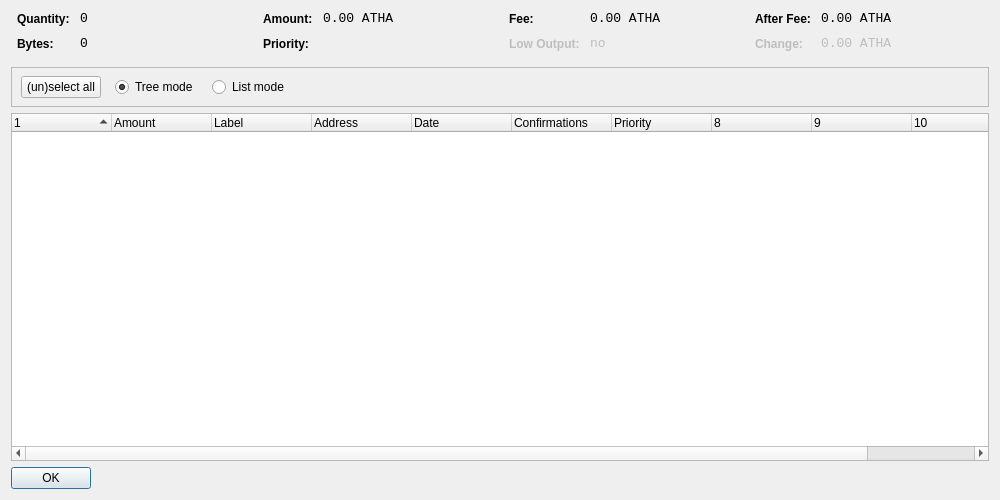
<?xml version="1.0" encoding="UTF-8"?>
<ui version="4.0">
 <class>CoinControlDialog</class>
 <widget class="QDialog" name="CoinControlDialog">
  <property name="geometry">
   <rect>
    <x>0</x>
    <y>0</y>
    <width>1000</width>
    <height>500</height>
   </rect>
  </property>
  <property name="windowTitle">
   <string>Coin Control</string>
  </property>
  <layout class="QVBoxLayout" name="verticalLayout">
   <item>
    <layout class="QHBoxLayout" name="horizontalLayoutTop" stretch="0,0,0,0">
     <property name="topMargin">
      <number>0</number>
     </property>
     <property name="bottomMargin">
      <number>10</number>
     </property>
     <item>
      <layout class="QFormLayout" name="formLayoutCoinControl1">
       <property name="horizontalSpacing">
        <number>10</number>
       </property>
       <property name="verticalSpacing">
        <number>10</number>
       </property>
       <property name="leftMargin">
        <number>6</number>
       </property>
       <property name="rightMargin">
        <number>6</number>
       </property>
       <item row="0" column="0">
        <widget class="QLabel" name="labelCoinControlQuantityText">
         <property name="styleSheet">
          <string notr="true">font-weight:bold;</string>
         </property>
         <property name="text">
          <string>Quantity:</string>
         </property>
        </widget>
       </item>
       <item row="0" column="1">
        <widget class="QLabel" name="labelCoinControlQuantity">
         <property name="font">
          <font>
           <family>Monospace</family>
           <pointsize>10</pointsize>
          </font>
         </property>
         <property name="cursor">
          <cursorShape>IBeamCursor</cursorShape>
         </property>
         <property name="contextMenuPolicy">
          <enum>Qt::ActionsContextMenu</enum>
         </property>
         <property name="text">
          <string notr="true">0</string>
         </property>
         <property name="textInteractionFlags">
          <set>Qt::LinksAccessibleByMouse|Qt::TextSelectableByKeyboard|Qt::TextSelectableByMouse</set>
         </property>
        </widget>
       </item>
       <item row="1" column="0">
        <widget class="QLabel" name="labelCoinControlBytesText">
         <property name="styleSheet">
          <string notr="true">font-weight:bold;</string>
         </property>
         <property name="text">
          <string>Bytes:</string>
         </property>
        </widget>
       </item>
       <item row="1" column="1">
        <widget class="QLabel" name="labelCoinControlBytes">
         <property name="font">
          <font>
           <family>Monospace</family>
           <pointsize>10</pointsize>
          </font>
         </property>
         <property name="cursor">
          <cursorShape>IBeamCursor</cursorShape>
         </property>
         <property name="contextMenuPolicy">
          <enum>Qt::ActionsContextMenu</enum>
         </property>
         <property name="text">
          <string notr="true">0</string>
         </property>
         <property name="textInteractionFlags">
          <set>Qt::LinksAccessibleByMouse|Qt::TextSelectableByKeyboard|Qt::TextSelectableByMouse</set>
         </property>
        </widget>
       </item>
      </layout>
     </item>
     <item>
      <layout class="QFormLayout" name="formLayoutCoinControl2">
       <property name="horizontalSpacing">
        <number>10</number>
       </property>
       <property name="verticalSpacing">
        <number>10</number>
       </property>
       <property name="leftMargin">
        <number>6</number>
       </property>
       <property name="rightMargin">
        <number>6</number>
       </property>
       <item row="0" column="0">
        <widget class="QLabel" name="labelCoinControlAmountText">
         <property name="styleSheet">
          <string notr="true">font-weight:bold;</string>
         </property>
         <property name="text">
          <string>Amount:</string>
         </property>
        </widget>
       </item>
       <item row="0" column="1">
        <widget class="QLabel" name="labelCoinControlAmount">
         <property name="font">
          <font>
           <family>Monospace</family>
           <pointsize>10</pointsize>
          </font>
         </property>
         <property name="cursor">
          <cursorShape>IBeamCursor</cursorShape>
         </property>
         <property name="contextMenuPolicy">
          <enum>Qt::ActionsContextMenu</enum>
         </property>
         <property name="text">
          <string notr="true">0.00 ATHA</string>
         </property>
         <property name="textInteractionFlags">
          <set>Qt::LinksAccessibleByMouse|Qt::TextSelectableByKeyboard|Qt::TextSelectableByMouse</set>
         </property>
        </widget>
       </item>
       <item row="1" column="0">
        <widget class="QLabel" name="labelCoinControlPriorityText">
         <property name="styleSheet">
          <string notr="true">font-weight:bold;</string>
         </property>
         <property name="text">
          <string>Priority:</string>
         </property>
        </widget>
       </item>
       <item row="1" column="1">
        <widget class="QLabel" name="labelCoinControlPriority">
         <property name="font">
          <font>
           <family>Monospace</family>
           <pointsize>10</pointsize>
          </font>
         </property>
         <property name="cursor">
          <cursorShape>IBeamCursor</cursorShape>
         </property>
         <property name="contextMenuPolicy">
          <enum>Qt::ActionsContextMenu</enum>
         </property>
         <property name="text">
          <string/>
         </property>
         <property name="textInteractionFlags">
          <set>Qt::LinksAccessibleByMouse|Qt::TextSelectableByKeyboard|Qt::TextSelectableByMouse</set>
         </property>
        </widget>
       </item>
      </layout>
     </item>
     <item>
      <layout class="QFormLayout" name="formLayoutCoinControl3">
       <property name="horizontalSpacing">
        <number>10</number>
       </property>
       <property name="verticalSpacing">
        <number>10</number>
       </property>
       <property name="leftMargin">
        <number>6</number>
       </property>
       <property name="rightMargin">
        <number>6</number>
       </property>
       <item row="0" column="0">
        <widget class="QLabel" name="labelCoinControlFeeText">
         <property name="styleSheet">
          <string notr="true">font-weight:bold;</string>
         </property>
         <property name="text">
          <string>Fee:</string>
         </property>
        </widget>
       </item>
       <item row="0" column="1">
        <widget class="QLabel" name="labelCoinControlFee">
         <property name="font">
          <font>
           <family>Monospace</family>
           <pointsize>10</pointsize>
          </font>
         </property>
         <property name="cursor">
          <cursorShape>IBeamCursor</cursorShape>
         </property>
         <property name="contextMenuPolicy">
          <enum>Qt::ActionsContextMenu</enum>
         </property>
         <property name="text">
          <string notr="true">0.00 ATHA</string>
         </property>
         <property name="textInteractionFlags">
          <set>Qt::LinksAccessibleByMouse|Qt::TextSelectableByKeyboard|Qt::TextSelectableByMouse</set>
         </property>
        </widget>
       </item>
       <item row="1" column="0">
        <widget class="QLabel" name="labelCoinControlLowOutputText">
         <property name="enabled">
          <bool>false</bool>
         </property>
         <property name="styleSheet">
          <string notr="true">font-weight:bold;</string>
         </property>
         <property name="text">
          <string>Low Output:</string>
         </property>
        </widget>
       </item>
       <item row="1" column="1">
        <widget class="QLabel" name="labelCoinControlLowOutput">
         <property name="enabled">
          <bool>false</bool>
         </property>
         <property name="font">
          <font>
           <family>Monospace</family>
           <pointsize>10</pointsize>
          </font>
         </property>
         <property name="cursor">
          <cursorShape>IBeamCursor</cursorShape>
         </property>
         <property name="contextMenuPolicy">
          <enum>Qt::ActionsContextMenu</enum>
         </property>
         <property name="text">
          <string notr="true">no</string>
         </property>
         <property name="textInteractionFlags">
          <set>Qt::LinksAccessibleByMouse|Qt::TextSelectableByKeyboard|Qt::TextSelectableByMouse</set>
         </property>
        </widget>
       </item>
      </layout>
     </item>
     <item>
      <layout class="QFormLayout" name="formLayoutCoinControl4">
       <property name="horizontalSpacing">
        <number>10</number>
       </property>
       <property name="verticalSpacing">
        <number>10</number>
       </property>
       <property name="leftMargin">
        <number>6</number>
       </property>
       <property name="rightMargin">
        <number>6</number>
       </property>
       <item row="0" column="0">
        <widget class="QLabel" name="labelCoinControlAfterFeeText">
         <property name="styleSheet">
          <string notr="true">font-weight:bold;</string>
         </property>
         <property name="text">
          <string>After Fee:</string>
         </property>
        </widget>
       </item>
       <item row="0" column="1">
        <widget class="QLabel" name="labelCoinControlAfterFee">
         <property name="font">
          <font>
           <family>Monospace</family>
           <pointsize>10</pointsize>
          </font>
         </property>
         <property name="cursor">
          <cursorShape>IBeamCursor</cursorShape>
         </property>
         <property name="contextMenuPolicy">
          <enum>Qt::ActionsContextMenu</enum>
         </property>
         <property name="text">
          <string notr="true">0.00 ATHA</string>
         </property>
         <property name="textInteractionFlags">
          <set>Qt::LinksAccessibleByMouse|Qt::TextSelectableByKeyboard|Qt::TextSelectableByMouse</set>
         </property>
        </widget>
       </item>
       <item row="1" column="0">
        <widget class="QLabel" name="labelCoinControlChangeText">
         <property name="enabled">
          <bool>false</bool>
         </property>
         <property name="styleSheet">
          <string notr="true">font-weight:bold;</string>
         </property>
         <property name="text">
          <string>Change:</string>
         </property>
        </widget>
       </item>
       <item row="1" column="1">
        <widget class="QLabel" name="labelCoinControlChange">
         <property name="enabled">
          <bool>false</bool>
         </property>
         <property name="font">
          <font>
           <family>Monospace</family>
           <pointsize>10</pointsize>
          </font>
         </property>
         <property name="cursor">
          <cursorShape>IBeamCursor</cursorShape>
         </property>
         <property name="contextMenuPolicy">
          <enum>Qt::ActionsContextMenu</enum>
         </property>
         <property name="text">
          <string notr="true">0.00 ATHA</string>
         </property>
         <property name="textInteractionFlags">
          <set>Qt::LinksAccessibleByMouse|Qt::TextSelectableByKeyboard|Qt::TextSelectableByMouse</set>
         </property>
        </widget>
       </item>
      </layout>
     </item>
    </layout>
   </item>
   <item>
    <widget class="QFrame" name="frame">
     <property name="minimumSize">
      <size>
       <width>0</width>
       <height>40</height>
      </size>
     </property>
     <property name="frameShape">
      <enum>QFrame::StyledPanel</enum>
     </property>
     <property name="frameShadow">
      <enum>QFrame::Sunken</enum>
     </property>
     <widget class="QWidget" name="horizontalLayoutWidget">
      <property name="geometry">
       <rect>
        <x>10</x>
        <y>0</y>
        <width>781</width>
        <height>41</height>
       </rect>
      </property>
      <layout class="QHBoxLayout" name="horizontalLayoutPanel" stretch="0,0,0,0,0">
       <property name="spacing">
        <number>14</number>
       </property>
       <item>
        <widget class="QPushButton" name="pushButtonSelectAll">
         <property name="sizePolicy">
          <sizepolicy hsizetype="Maximum" vsizetype="Fixed">
           <horstretch>0</horstretch>
           <verstretch>0</verstretch>
          </sizepolicy>
         </property>
         <property name="text">
          <string>(un)select all</string>
         </property>
        </widget>
       </item>
       <item>
        <widget class="QRadioButton" name="radioTreeMode">
         <property name="sizePolicy">
          <sizepolicy hsizetype="Maximum" vsizetype="Fixed">
           <horstretch>0</horstretch>
           <verstretch>0</verstretch>
          </sizepolicy>
         </property>
         <property name="text">
          <string>Tree mode</string>
         </property>
         <property name="checked">
          <bool>true</bool>
         </property>
        </widget>
       </item>
       <item>
        <widget class="QRadioButton" name="radioListMode">
         <property name="sizePolicy">
          <sizepolicy hsizetype="Maximum" vsizetype="Fixed">
           <horstretch>0</horstretch>
           <verstretch>0</verstretch>
          </sizepolicy>
         </property>
         <property name="text">
          <string>List mode</string>
         </property>
        </widget>
       </item>
       <item>
        <spacer name="horizontalSpacer">
         <property name="orientation">
          <enum>Qt::Horizontal</enum>
         </property>
         <property name="sizeHint" stdset="0">
          <size>
           <width>40</width>
           <height>20</height>
          </size>
         </property>
        </spacer>
       </item>
      </layout>
     </widget>
    </widget>
   </item>
   <item>
    <widget class="CoinControlTreeWidget" name="treeWidget">
     <property name="contextMenuPolicy">
      <enum>Qt::CustomContextMenu</enum>
     </property>
     <property name="sortingEnabled">
      <bool>false</bool>
     </property>
     <property name="columnCount">
      <number>11</number>
     </property>
     <attribute name="headerShowSortIndicator" stdset="0">
      <bool>true</bool>
     </attribute>
     <attribute name="headerStretchLastSection">
      <bool>false</bool>
     </attribute>
     <column>
      <property name="text">
       <string/>
      </property>
     </column>
     <column>
      <property name="text">
       <string>Amount</string>
      </property>
     </column>
     <column>
      <property name="text">
       <string>Label</string>
      </property>
     </column>
     <column>
      <property name="text">
       <string>Address</string>
      </property>
     </column>
     <column>
      <property name="text">
       <string>Date</string>
      </property>
     </column>
     <column>
      <property name="text">
       <string>Confirmations</string>
      </property>
      <property name="toolTip">
       <string>Confirmed</string>
      </property>
     </column>
     <column>
      <property name="text">
       <string>Priority</string>
      </property>
     </column>
     <column>
      <property name="text">
       <string/>
      </property>
     </column>
     <column>
      <property name="text">
       <string/>
      </property>
     </column>
     <column>
      <property name="text">
       <string/>
      </property>
     </column>
     <column>
      <property name="text">
       <string/>
      </property>
     </column>
    </widget>
   </item>
   <item>
    <widget class="QDialogButtonBox" name="buttonBox">
     <property name="sizePolicy">
      <sizepolicy hsizetype="Maximum" vsizetype="Fixed">
       <horstretch>0</horstretch>
       <verstretch>0</verstretch>
      </sizepolicy>
     </property>
     <property name="orientation">
      <enum>Qt::Horizontal</enum>
     </property>
     <property name="standardButtons">
      <set>QDialogButtonBox::Ok</set>
     </property>
    </widget>
   </item>
  </layout>
 </widget>
 <customwidgets>
  <customwidget>
   <class>CoinControlTreeWidget</class>
   <extends>QTreeWidget</extends>
   <header>coincontroltreewidget.h</header>
  </customwidget>
 </customwidgets>
 <resources/>
 <connections/>
</ui>
